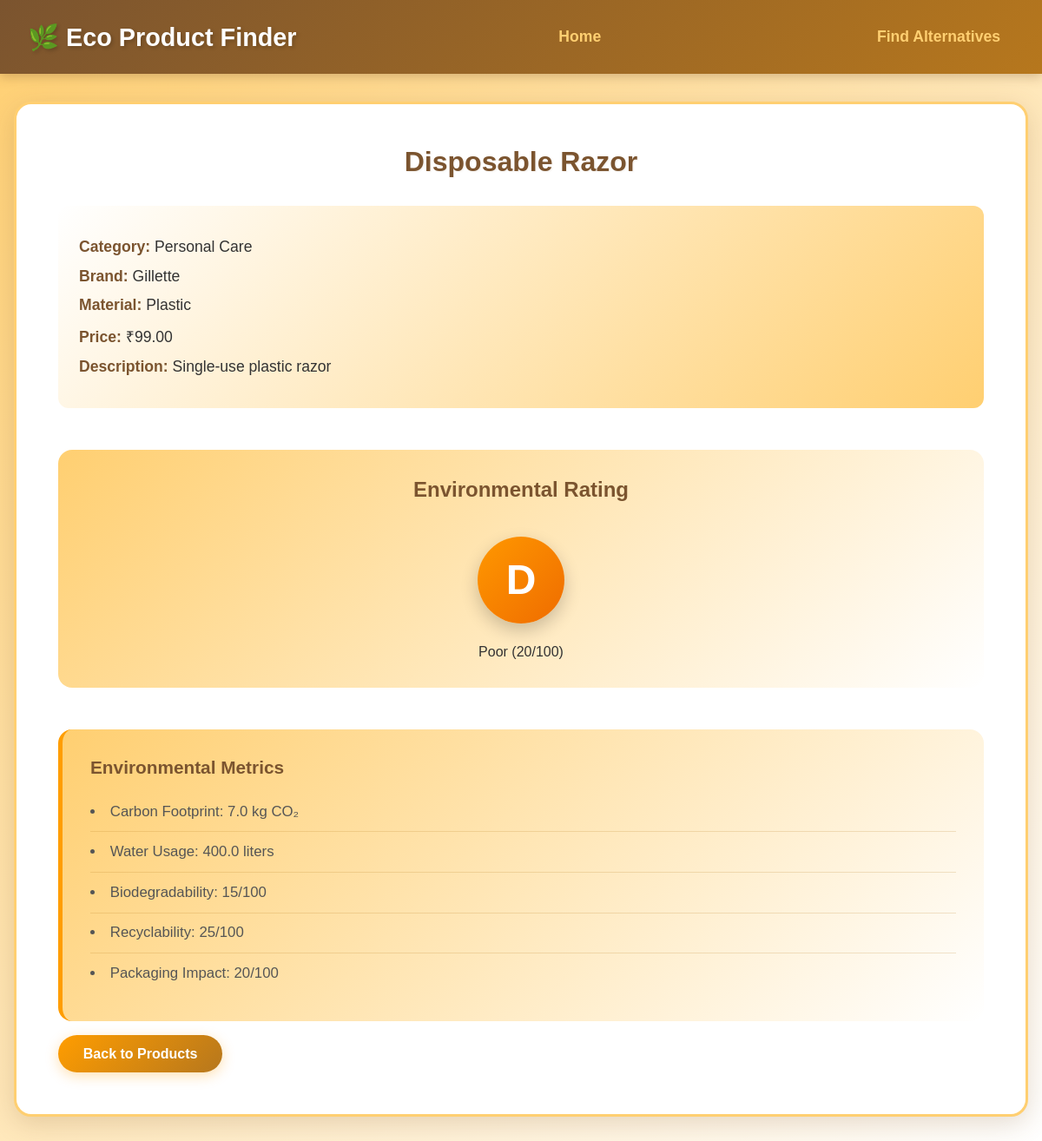
The app's page /product/2 with its own data.
### models.py (models this page shows, shortened)
class Product(db.Model):
    id = db.Column(db.Integer, primary_key=True)
    name = db.Column(db.String(200), nullable=False)
    description = db.Column(db.Text)
    category = db.Column(db.String(100), nullable=False)
    material = db.Column(db.String(100))
    is_eco_friendly = db.Column(db.Boolean, default=False)
    price = db.Column(db.Float)
    brand = db.Column(db.String(100))
    eco_score = db.Column(db.Integer, default=0)
    created_at = db.Column(db.DateTime(timezone=True), server_default=func.now())

class EcoMetric(db.Model):
    id = db.Column(db.Integer, primary_key=True)
    product_id = db.Column(db.Integer, db.ForeignKey('product.id'), nullable=False)
    carbon_footprint = db.Column(db.Float, default=0)
    water_usage = db.Column(db.Float, default=0)
    biodegradability_score = db.Column(db.Integer, default=0)
    recyclability_score = db.Column(db.Integer, default=0)
    packaging_impact = db.Column(db.Integer, default=0)
    product = db.relationship('Product', backref=db.backref('eco_metrics', lazy=True))

### app.py (the view)
@app.route('/product/<int:product_id>')
def product(product_id):
    product = Product.query.get_or_404(product_id)
    eco_metric = EcoMetric.query.filter_by(product_id=product_id).first()
    grade, grade_text = get_eco_grade(product.eco_score)
    return render_template('product.html',
                         product=product,
                         eco_metric=eco_metric,
                         grade=grade,
                         grade_text=grade_text)

### eco_calculator.py (called while the page is built)
def get_eco_grade(score):
    if score >= 80:
        return 'A', 'Excellent'
    elif score >= 60:
        return 'B', 'Good'
    elif score >= 40:
        return 'C', 'Fair'
    elif score >= 20:
        return 'D', 'Poor'
    else:
        return 'E', 'Very Poor'

### templates/product.html (shortened to what this page needs)
<!DOCTYPE html>
<html lang="en">
<head>
    <link rel="stylesheet" href="{{ url_for('static', filename='css/style.css') }}">
</head>
<body>
    <nav>
        <h1>🌿 Eco Product Finder</h1>
        <a href="{{ url_for('index') }}">Home</a>
        <a href="{{ url_for('recommend') }}">Find Alternatives</a>
    </nav>
    <div class="container">
        <div class="product-detail">
            <h2>{{ product.name }}</h2>
            <div class="detail-section">
                <p><strong>Category:</strong> {{ product.category }}</p>
                <p><strong>Brand:</strong> {{ product.brand }}</p>
                <p><strong>Material:</strong> {{ product.material }}</p>
                <p><strong>Price:</strong> ₹{{ "%.2f"|format(product.price) }}</p>
                <p><strong>Description:</strong> {{ product.description }}</p>
            </div>
            <div class="eco-grade">
                <h3>Environmental Rating</h3>
                <div class="grade-badge grade-{{ grade }}">{{ grade }}</div>
                <p>{{ grade_text }} ({{ product.eco_score }}/100)</p>
            </div>
            {% if eco_metric %}
            <div class="metrics">
                <h3>Environmental Metrics</h3>
                <ul>
                    <li>Carbon Footprint: {{ eco_metric.carbon_footprint }} kg CO₂</li>
                    <li>Water Usage: {{ eco_metric.water_usage }} liters</li>
                    <li>Biodegradability: {{ eco_metric.biodegradability_score }}/100</li>
                    <li>Recyclability: {{ eco_metric.recyclability_score }}/100</li>
                    <li>Packaging Impact: {{ eco_metric.packaging_impact }}/100</li>
                </ul>
            </div>
            {% endif %}
            <a href="{{ url_for('index') }}" class="btn">Back to Products</a>
        </div>
    </div>
</body>
</html>

### static/css/style.css (style rules this page uses)
* { margin: 0; padding: 0; box-sizing: border-box; }
body { font-family: 'Arial', sans-serif; background: linear-gradient(135deg, #FFCF71 0%, #fff 100%); color: #333; min-height: 100vh; }
nav { background: linear-gradient(135deg, #7B542F 0%, #B6771D 100%); color: white; padding: 1.5rem 2rem; display: flex; justify-content: space-between; align-items: center; box-shadow: 0 4px 12px rgba(123, 84, 47, 0.3); }
nav h1 { font-size: 1.8rem; font-weight: bold; text-shadow: 2px 2px 4px rgba(0,0,0,0.2); }
nav a { color: #FFCF71; text-decoration: none; margin-left: 2rem; font-weight: bold; font-size: 1.1rem; transition: all 0.3s ease; padding: 0.5rem 1rem; border-radius: 8px; }
.container { max-width: 1200px; margin: 2rem auto; padding: 0 1rem; }
h2 { color: #7B542F; margin-bottom: 2rem; font-size: 2rem; text-align: center; text-shadow: 1px 1px 2px rgba(123, 84, 47, 0.1); }
.btn { display: inline-block; background: linear-gradient(135deg, #FF9D00 0%, #B6771D 100%); color: white; padding: 0.8rem 1.8rem; text-decoration: none; border-radius: 25px; margin-top: 1rem; border: none; cursor: pointer; font-size: 1rem; font-weight: bold; transition: all 0.3s ease; box-shadow: 0 4px 15px rgba(255, 157, 0, 0.3); }
.product-detail { background: white; padding: 3rem; border-radius: 20px; box-shadow: 0 8px 30px rgba(123, 84, 47, 0.2); border: 3px solid #FFCF71; }
.detail-section { margin: 2rem 0; background: linear-gradient(135deg, #fff 0%, #FFCF71 100%); padding: 1.5rem; border-radius: 12px; }
.detail-section p { margin: 0.8rem 0; font-size: 1.1rem; }
.detail-section strong { color: #7B542F; font-weight: bold; }
.eco-grade { text-align: center; margin: 3rem 0; padding: 2rem; background: linear-gradient(135deg, #FFCF71 0%, #fff 100%); border-radius: 16px; }
.eco-grade h3 { color: #7B542F; margin-bottom: 1rem; font-size: 1.5rem; }
.grade-badge { display: inline-block; width: 100px; height: 100px; line-height: 100px; border-radius: 50%; font-size: 3rem; font-weight: bold; color: white; margin: 1.5rem 0; box-shadow: 0 8px 20px rgba(0,0,0,0.2); }
.grade-D { background: linear-gradient(135deg, #ff9800 0%, #ef6c00 100%); }
.metrics { background: linear-gradient(135deg, #FFCF71 0%, #fff 100%); padding: 2rem; border-radius: 16px; margin-top: 2rem; border-left: 5px solid #FF9D00; }
.metrics h3 { color: #7B542F; margin-bottom: 1rem; font-size: 1.3rem; }
.metrics ul { list-style-position: inside; }
.metrics li { padding: 0.8rem 0; color: #555; font-size: 1.05rem; border-bottom: 1px solid rgba(182, 119, 29, 0.2); }
.metrics li:last-child { border-bottom: none; }

### records on screen
Product: name "Disposable Razor", category "Personal Care", brand "Gillette", material "Plastic", price "99.00", description "Single-use plastic razor", eco_score "20"
EcoMetric: carbon_footprint "7.0", water_usage "400.0", biodegradability_score "15", recyclability_score "25", packaging_impact "20"

### other values on screen
{{ grade }} "D"
{{ grade_text }} "Poor"
